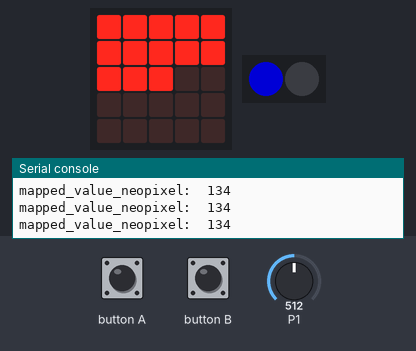
Bench run of a program on a simulated BBC micro:bit running MicroPython. Shown: the board's 5×5 LED display, 2 RGB LEDs in strip order, left to right, the last lines printed to the serial console. Inputs (shaded band) come from the test bench; at power-on: P1 = 512 (analog values on the 0–1023 scale). Dim RGB values are drawn brighter than linear.

Above: at 1.2 s.
1.3 s: P1 set to 900
At 2.4 s:
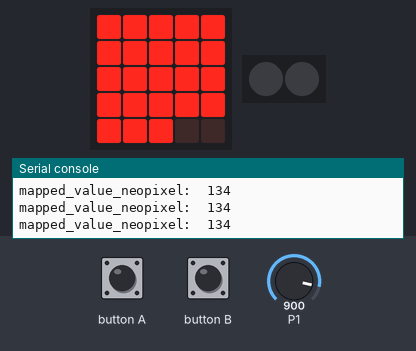
4.3 s: P1 set to 716
At 5.1 s:
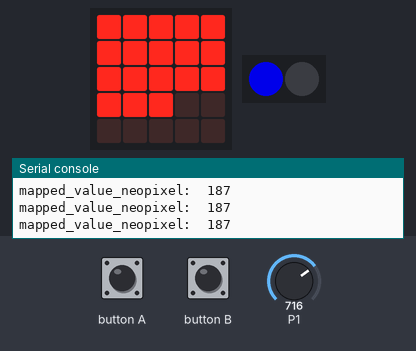
5.8 s: P1 set to 122
At 6.7 s:
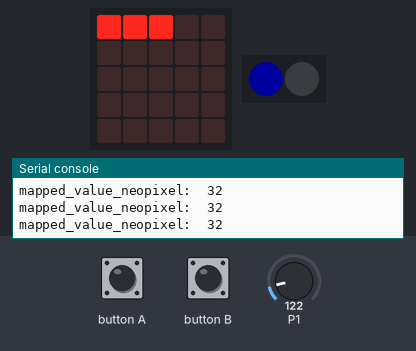
8.8 s: P1 set to 939
At 9.7 s:
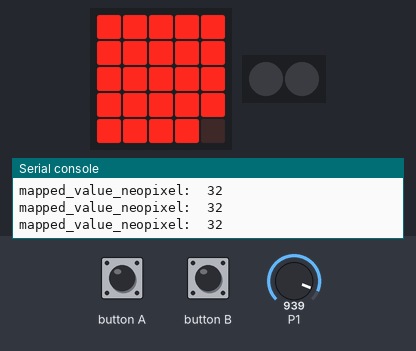
10.3 s: P1 set to 956
At 11.4 s:
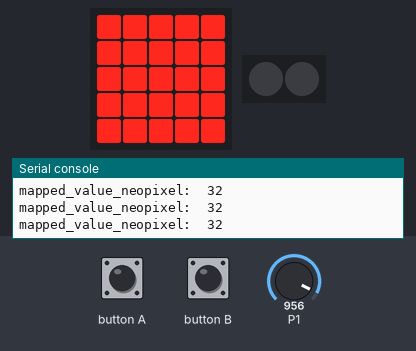
13.3 s: button A pressed for 0.15 s
Timing chart, 0 to 16.3 s (numbered marks = the images above; inputs shaded):
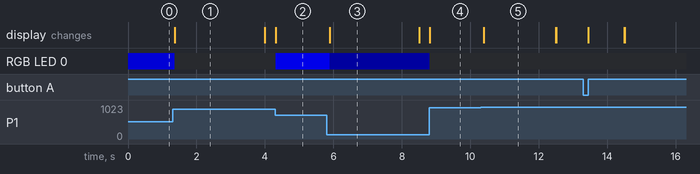

Measured:
- the behaviour switches between 949 and 950 on P1 (found by bisection; images 4 and 5)
- after the input at 1.3 s, RGB LED 0: RGB(0, 0, 134) → off after 0.07 s; the display: changes after 0.07 s (image 1)
- after the input at 4.3 s, RGB LED 0: off → RGB(0, 0, 187) at once; the display: changes at once (image 2)
- after the input at 5.8 s, RGB LED 0: RGB(0, 0, 187) → RGB(0, 0, 32) after 0.09 s; the display: changes after 0.09 s (image 3)
- after the input at 8.8 s, RGB LED 0: RGB(0, 0, 32) → off at once; the display: changes at once (image 4)
- after the input at 10.3 s, the display: changes after 0.10 s (image 5)
- what the display in image 1 shows lasts 2.6 s, from 1.4 s to 4.0 s

The program:

2_ex_4_neo_pixel_potentiometer.py
```python
# 2_ex_4_neo_pixel_potentiometer.py


# Setup:
# - Neopixel LEDs on pin0
# - Potentiometer on pin1
# (no need of batteries if you leave the micro:bit plugged into the computer)


# You need a potentiometer here!
# (neopixel module on pin0 and potentiometer on pin1)


"""
This code allows to manually set the blue intensity of the two LEDs of the
neopixel module using the potentiometer. Pressing the button A allows to control
the blue intensity of the left LED (and shuts down the right LED) and pressing
the button B allows to control the blue intensity of the right LED
(and shuts down the left LED)
"""


from microbit import *
import neopixel


# Setup the Neopixel strip on pin0 with a length of 8 pixels
np = neopixel.NeoPixel(pin0, 2) # I connected the special extension board of
                                # the buggy to pin0 of the micro:bit
pixel_id = 0


def map_value_pot_to_LED(value_to_rescale):
    # LEDs values
    res_max = 25
    res_min = 0
    # potentiometer values
    n_max = 950 # max: 972, adjusted: 950
                # (in order to have the last
                # LED (LED n°25) to also potentially light up)
    n_min = 0
    mapped_value = int(res_min + value_to_rescale*(res_max - res_min)/(n_max - n_min))
    return mapped_value


def map_value_pot_to_color(value_to_rescale):
    # motor values
    res_max = 255
    res_min = 0
    # potentiometer values
    n_max = 972
    n_min = 0
    mapped_value = int(res_min + value_to_rescale*(res_max - res_min)/(n_max - n_min))
    return mapped_value


def displayPositiveNumberAndControlNeopixelLEDs(value, pixel_id):

    # LED matrix
    display.clear()
    mapped_value_LED = map_value_pot_to_LED(value)
    if mapped_value_LED <= 25:
        for i in range(mapped_value_LED):
            display.set_pixel(i%5,int(i/5),9)
    else: # in case we are out of bounds
        display.show(Image.CONFUSED)

    # Neopixel LEDs
    mapped_value_neopixel = map_value_pot_to_color(value)
    if (mapped_value_neopixel >= 0) and (mapped_value_neopixel < 230): # 255
        print('mapped_value_neopixel: ', mapped_value_neopixel)
        # ls /dev/cu.*
        # screen /dev/cu.usbmodem... 115200    (screen /dev/cu.usbmodem14102 115200)

        # Assign the current LED a blue value between 0 and 255
        np[pixel_id] = (0, 0, mapped_value_neopixel)

    else:
        np[pixel_id] = (0, 0, 0)


while True:
    # Getting the value from the potentiometer plugged on pin1
    value = pin1.read_analog()

    # Checking which button was pressed
    if button_a.was_pressed():
        pixel_id = 0
        # shutting down the other led
        np[1] = (0, 0, 0)
    if button_b.was_pressed():
        pixel_id = 1
        # shutting down the other led
        np[0] = (0, 0, 0)

    # Computing the blue value for the LED
    displayPositiveNumberAndControlNeopixelLEDs(value, pixel_id)

    # Display the current pixel data on the Neopixel strip
    np.show()
    sleep(100)
```
